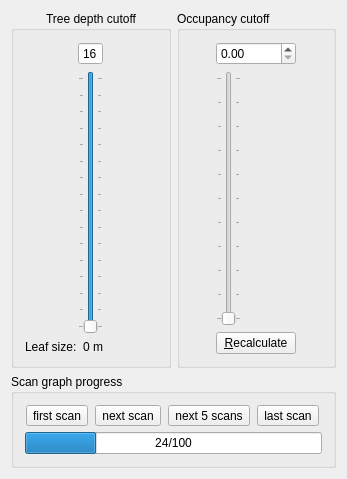
<ui version="4.0" >
 <class>ViewerSettingsPanelClass</class>
 <widget class="QWidget" name="ViewerSettingsPanelClass" >
  <property name="geometry" >
   <rect>
    <x>0</x>
    <y>0</y>
    <width>347</width>
    <height>479</height>
   </rect>
  </property>
  <property name="sizePolicy" >
   <sizepolicy vsizetype="Preferred" hsizetype="Preferred" >
    <horstretch>0</horstretch>
    <verstretch>0</verstretch>
   </sizepolicy>
  </property>
  <property name="windowTitle" >
   <string>ViewerSettingsPanel</string>
  </property>
  <layout class="QVBoxLayout" name="verticalLayout">
   <item>
    <layout class="QHBoxLayout" name="horizontalLayout_2">
     <item>
      <widget class="QGroupBox" name="groupBox_2">
       <property name="sizePolicy">
        <sizepolicy hsizetype="Minimum" vsizetype="MinimumExpanding">
         <horstretch>0</horstretch>
         <verstretch>0</verstretch>
        </sizepolicy>
       </property>
       <property name="title">
        <string>Tree depth cutoff</string>
       </property>
       <property name="alignment">
        <set>Qt::AlignHCenter|Qt::AlignTop</set>
       </property>
       <property name="flat">
        <bool>false</bool>
       </property>
       <property name="checkable">
        <bool>false</bool>
       </property>
       <layout class="QVBoxLayout" name="verticalLayout_3">
        <item>
         <layout class="QGridLayout" name="gridLayout">
          <item row="0" column="0">
           <widget class="QSpinBox" name="treeDepth">
            <property name="minimumSize">
             <size>
              <width>4</width>
              <height>0</height>
             </size>
            </property>
            <property name="maximumSize">
             <size>
              <width>16777196</width>
              <height>16777215</height>
             </size>
            </property>
            <property name="readOnly">
             <bool>false</bool>
            </property>
            <property name="buttonSymbols">
             <enum>QAbstractSpinBox::NoButtons</enum>
            </property>
            <property name="minimum">
             <number>1</number>
            </property>
            <property name="maximum">
             <number>16</number>
            </property>
            <property name="value">
             <number>16</number>
            </property>
           </widget>
          </item>
          <item row="1" column="0">
           <widget class="QSlider" name="treeDepthSlider">
            <property name="minimumSize">
             <size>
              <width>0</width>
              <height>75</height>
             </size>
            </property>
            <property name="maximumSize">
             <size>
              <width>16777215</width>
              <height>500</height>
             </size>
            </property>
            <property name="minimum">
             <number>1</number>
            </property>
            <property name="maximum">
             <number>16</number>
            </property>
            <property name="pageStep">
             <number>1</number>
            </property>
            <property name="value">
             <number>16</number>
            </property>
            <property name="orientation">
             <enum>Qt::Vertical</enum>
            </property>
            <property name="invertedAppearance">
             <bool>true</bool>
            </property>
            <property name="invertedControls">
             <bool>true</bool>
            </property>
            <property name="tickPosition">
             <enum>QSlider::TicksBothSides</enum>
            </property>
            <property name="tickInterval">
             <number>1</number>
            </property>
           </widget>
          </item>
         </layout>
        </item>
        <item>
         <layout class="QFormLayout" name="formLayout">
          <property name="sizeConstraint">
           <enum>QLayout::SetMinimumSize</enum>
          </property>
          <item row="0" column="0">
           <widget class="QLabel" name="leafSizeLabel">
            <property name="text">
             <string>Leaf size:</string>
            </property>
           </widget>
          </item>
          <item row="0" column="1">
           <widget class="QLabel" name="leafSize">
            <property name="text">
             <string>0 m</string>
            </property>
            <property name="textFormat">
             <enum>Qt::PlainText</enum>
            </property>
           </widget>
          </item>
         </layout>
        </item>
       </layout>
      </widget>
     </item>
     <item>
      <widget class="QGroupBox" name="groupBox_3">
       <property name="title">
        <string>Occupancy cutoff</string>
       </property>
       <layout class="QVBoxLayout" name="verticalLayout_2">
        <item>
         <layout class="QGridLayout" name="gridLayout_2">
          <item row="0" column="0">
           <widget class="QDoubleSpinBox" name="occCutoffBox">
            <property name="maximum">
             <double>1.000000000000000</double>
            </property>
            <property name="singleStep">
             <double>0.050000000000000</double>
            </property>
           </widget>
          </item>
          <item row="2" column="0">
           <widget class="QPushButton" name="recalculateOccupancyButton">
            <property name="text">
             <string>&amp;Recalculate</string>
            </property>
           </widget>
          </item>
          <item row="1" column="0">
           <widget class="QSlider" name="occCutoffSlider">
            <property name="maximum">
             <number>100</number>
            </property>
            <property name="orientation">
             <enum>Qt::Vertical</enum>
            </property>
            <property name="tickPosition">
             <enum>QSlider::TicksBothSides</enum>
            </property>
            <property name="tickInterval">
             <number>10</number>
            </property>
           </widget>
          </item>
         </layout>
        </item>
       </layout>
      </widget>
     </item>
    </layout>
   </item>
   <item>
    <widget class="QGroupBox" name="groupBox">
     <property name="title">
      <string>Scan graph progress</string>
     </property>
     <layout class="QVBoxLayout" name="verticalLayout_5">
      <item>
       <layout class="QHBoxLayout" name="horizontalLayout">
        <item>
         <widget class="QToolButton" name="firstScanButton">
          <property name="toolTip">
           <string>first scan</string>
          </property>
          <property name="text">
           <string>first scan</string>
          </property>
          <property name="icon" >
           <iconset resource="icons.qrc" >
            <normaloff>:/icons/media-skip-backward.png</normaloff>:/icons/media-skip-backward.png</iconset>
          </property>
         </widget>
        </item>
        <item>
         <widget class="QToolButton" name="nextScanButton" >
          <property name="toolTip" >
           <string>next scan</string>
          </property>
          <property name="text" >
           <string>next scan</string>
          </property>
          <property name="icon" >
           <iconset resource="icons.qrc" >
            <normaloff>:/icons/media-playback-start.png</normaloff>:/icons/media-playback-start.png</iconset>
          </property>
         </widget>
        </item>
        <item>
         <widget class="QToolButton" name="fastFwdScanButton" >
          <property name="toolTip" >
           <string>next 5 scans</string>
          </property>
          <property name="text" >
           <string>next 5 scans</string>
          </property>
          <property name="icon" >
           <iconset resource="icons.qrc" >
            <normaloff>:/icons/media-seek-forward.png</normaloff>:/icons/media-seek-forward.png</iconset>
          </property>
         </widget>
        </item>
        <item>
         <widget class="QToolButton" name="lastScanButton" >
          <property name="toolTip" >
           <string>last scan</string>
          </property>
          <property name="text" >
           <string>last scan</string>
          </property>
          <property name="icon" >
           <iconset resource="icons.qrc" >
            <normaloff>:/icons/media-skip-forward.png</normaloff>:/icons/media-skip-forward.png</iconset>
          </property>
         </widget>
        </item>
       </layout>
      </item>
      <item>
       <layout class="QVBoxLayout" name="verticalLayout_4" >
        <item>
         <widget class="QProgressBar" name="scanProgressBar" >
          <property name="value" >
           <number>24</number>
          </property>
          <property name="textVisible" >
           <bool>true</bool>
          </property>
          <property name="invertedAppearance" >
           <bool>false</bool>
          </property>
          <property name="format" >
           <string>%v/%m</string>
          </property>
         </widget>
        </item>
       </layout>
      </item>
     </layout>
    </widget>
   </item>
  </layout>
 </widget>
 <layoutdefault spacing="6" margin="11" />
 <resources>
  <include location="icons.qrc" />
 </resources>
 <connections>
  <connection>
   <sender>treeDepthSlider</sender>
   <signal>sliderMoved(int)</signal>
   <receiver>treeDepth</receiver>
   <slot>setValue(int)</slot>
   <hints>
    <hint type="sourcelabel" >
     <x>150</x>
     <y>89</y>
    </hint>
    <hint type="destinationlabel" >
     <x>241</x>
     <y>89</y>
    </hint>
   </hints>
  </connection>
  <connection>
   <sender>treeDepth</sender>
   <signal>valueChanged(int)</signal>
   <receiver>treeDepthSlider</receiver>
   <slot>setValue(int)</slot>
   <hints>
    <hint type="sourcelabel" >
     <x>246</x>
     <y>99</y>
    </hint>
    <hint type="destinationlabel" >
     <x>94</x>
     <y>90</y>
    </hint>
   </hints>
  </connection>
 </connections>
</ui>
